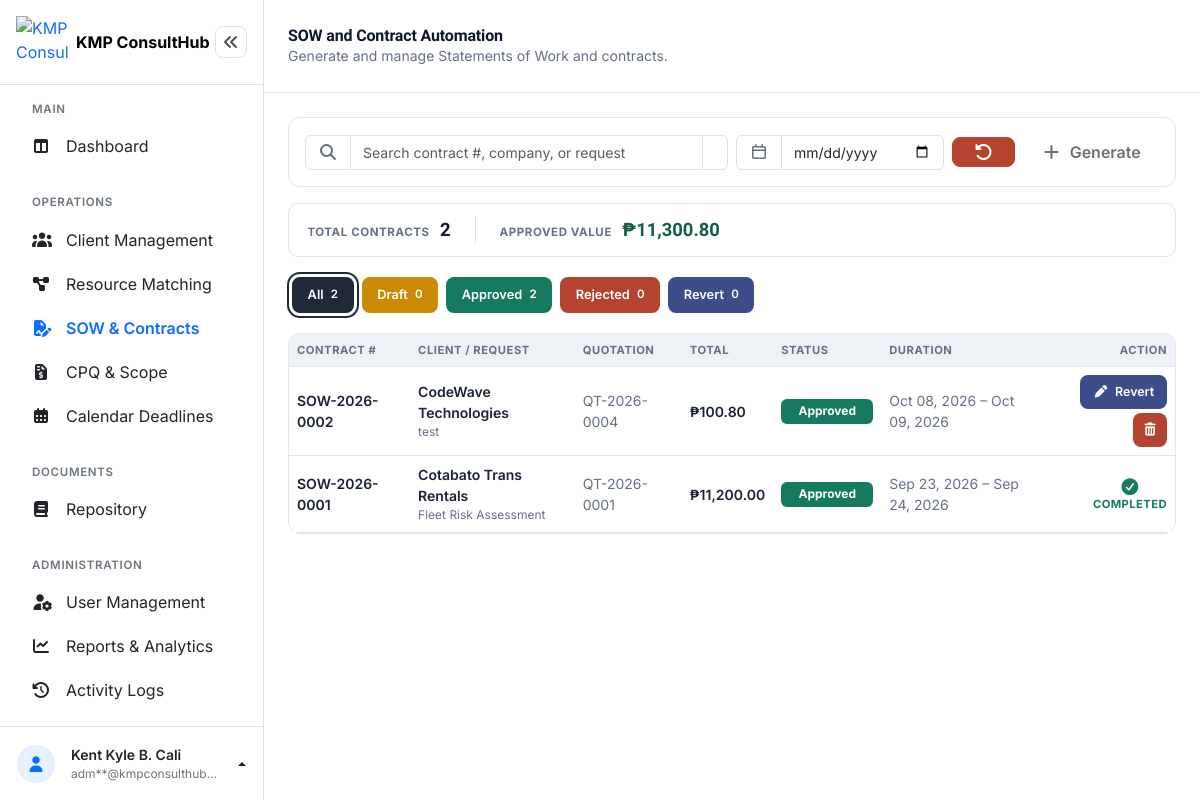
Page /admin/sow_contracts.php (signed in) on the committed database.
### tables this page shows
CREATE TABLE `contracts` (
  `contract_id` int(10) UNSIGNED NOT NULL,
  `contract_number` varchar(30) NOT NULL,
  `quotation_id` int(10) UNSIGNED NOT NULL,
  `request_id` int(10) UNSIGNED NOT NULL,
  `client_id` int(10) UNSIGNED NOT NULL,
  `scope_summary` text DEFAULT NULL,
  `total_amount` decimal(12,2) NOT NULL DEFAULT 0.00,
  `start_date` date DEFAULT NULL,
  `end_date` date DEFAULT NULL,
  `status` enum('Draft','Approved','Rejected','Revert') NOT NULL DEFAULT 'Draft',
  `prepared_by` int(10) UNSIGNED DEFAULT NULL,
  `approved_by` int(10) UNSIGNED DEFAULT NULL,
  `approved_at` timestamp NULL DEFAULT NULL,
  `created_at` timestamp NOT NULL DEFAULT current_timestamp(),
  `updated_at` timestamp NOT NULL DEFAULT current_timestamp() ON UPDATE current_timestamp(),
  `contract_file_name` varchar(255) DEFAULT NULL,
  `contract_file_path` varchar(255) DEFAULT NULL,
  `contract_file_size` int(11) DEFAULT NULL
);

CREATE TABLE `clients` (
  `client_id` int(10) UNSIGNED NOT NULL,
  `company_name` varchar(150) NOT NULL,
  `contact_person` varchar(150) NOT NULL,
  `email` varchar(150) NOT NULL,
  `contact_number` varchar(20) NOT NULL,
  `address` varchar(255) NOT NULL,
  `industry` varchar(100) DEFAULT NULL,
  `created_at` timestamp NOT NULL DEFAULT current_timestamp(),
  `updated_at` timestamp NOT NULL DEFAULT current_timestamp() ON UPDATE current_timestamp()
);

CREATE TABLE `service_requests` (
  `request_id` int(10) UNSIGNED NOT NULL,
  `client_id` int(10) UNSIGNED NOT NULL,
  `request_title` varchar(150) NOT NULL,
  `required_skill` varchar(100) DEFAULT NULL,
  `status` enum('New','In Progress','Completed','Cancelled') NOT NULL DEFAULT 'New',
  `assigned_to` int(10) UNSIGNED DEFAULT NULL,
  `assigned_by` int(10) UNSIGNED DEFAULT NULL,
  `created_at` timestamp NOT NULL DEFAULT current_timestamp(),
  `updated_at` timestamp NOT NULL DEFAULT current_timestamp() ON UPDATE current_timestamp()
);

CREATE TABLE `quotations` (
  `quotation_id` int(10) UNSIGNED NOT NULL,
  `quotation_number` varchar(30) NOT NULL,
  `request_id` int(10) UNSIGNED NOT NULL,
  `client_id` int(10) UNSIGNED NOT NULL,
  `project_scope` text DEFAULT NULL,
  `status` enum('Draft','Approved','Rejected','Revert') NOT NULL DEFAULT 'Draft',
  `subtotal` decimal(12,2) NOT NULL DEFAULT 0.00,
  `tax_rate` decimal(5,2) NOT NULL DEFAULT 0.00,
  `tax_amount` decimal(12,2) NOT NULL DEFAULT 0.00,
  `total_amount` decimal(12,2) NOT NULL DEFAULT 0.00,
  `valid_until` date DEFAULT NULL,
  `prepared_by` int(10) UNSIGNED DEFAULT NULL,
  `created_at` timestamp NOT NULL DEFAULT current_timestamp(),
  `updated_at` timestamp NOT NULL DEFAULT current_timestamp() ON UPDATE current_timestamp()
);

### admin/sow_contracts.php (the view, shortened to what the rows shown need)
<?php
$pdo = getConnection();
function e($value): string
{
    return htmlspecialchars((string) $value, ENT_QUOTES, 'UTF-8');
}
$availableQuotationItemsStmt = $pdo->query('SELECT * FROM quotation_items ORDER BY quotation_id ASC, sort_order ASC');
$itemsByAvailableQuotation = [];
foreach ($availableQuotationItemsStmt->fetchAll() as $row) {
    $itemsByAvailableQuotation[$row['quotation_id']][] = $row;
}
$perPage      = 8;
$page         = max(1, (int) ($_GET['page'] ?? 1));
$baseQuery = "FROM contracts ct
     INNER JOIN clients c ON ct.client_id = c.client_id
     INNER JOIN service_requests sr ON ct.request_id = sr.request_id
     INNER JOIN quotations q ON ct.quotation_id = q.quotation_id
     LEFT JOIN users pb ON ct.prepared_by = pb.user_id
     LEFT JOIN users ab ON ct.approved_by = ab.user_id
     WHERE 1=1";
$baseParams = [];
$listQuery = $baseQuery;
$listParams = $baseParams;
$countStmt = $pdo->prepare("SELECT COUNT(*) $listQuery");
$countStmt->execute($listParams);
$filteredContractCount = (int) $countStmt->fetchColumn();
$totalPages = max(1, (int) ceil($filteredContractCount / $perPage));
$page = min($page, $totalPages);
$offset = ($page - 1) * $perPage;
$contractsStmt = $pdo->prepare(
    "SELECT ct.contract_id, ct.contract_number, ct.quotation_id, ct.status, ct.total_amount, ct.start_date, ct.end_date,
            ct.scope_summary, ct.created_at, ct.approved_at,
            c.company_name, c.contact_person, c.email, c.contact_number, c.address, c.industry,
            sr.request_title, sr.required_skill, sr.status AS request_status,
            q.quotation_number, q.subtotal, q.tax_rate, q.tax_amount, q.valid_until AS quotation_valid_until,
            pb.firstname AS prepared_firstname, pb.lastname AS prepared_lastname,
            ab.firstname AS approved_firstname, ab.lastname AS approved_lastname
     $listQuery
     ORDER BY ct.created_at DESC
     LIMIT $perPage OFFSET $offset"
);
$contractsStmt->execute($listParams);
$contracts = $contractsStmt->fetchAll();
$revisionsByContract = [];
function statusClass(string $status): string
{
    return 'status-' . strtolower($status);
}
?>
<!DOCTYPE html>
<html lang="en">
<head>
<link rel="stylesheet" href="../assets/vendor/bootstrap-5.3.8/css/bootstrap.min.css">
<link rel="stylesheet" href="../assets/vendor/fontawesome-free-7.3.1/css/all.min.css">
<link rel="stylesheet" href="../assets/css/dashboard.css">
</head>
<body>
<div class="dashboard-layout d-flex">
  <div class="dashboard-main flex-grow-1" style="min-width:0;">
    <header class="dashboard-topbar bg-white d-flex align-items-center justify-content-between px-3 px-md-4">
      <div class="d-flex align-items-center gap-3">
        <div>
          <h1 class="dashboard-title h6 h5-md fw-bold mb-0">SOW and Contract Automation</h1>
        </div>
      </div>
    </header>
    <main class="dashboard-content p-3 p-md-4">
      <section class="card overflow-hidden">
        <div class="table-responsive">
          <table class="table table-hover align-middle mb-0" id="contractsTable">
            <thead>
              <tr>
                <th scope="col">Contract #</th>
                <th scope="col">Client / Request</th>
                <th scope="col" class="d-none d-md-table-cell">Quotation</th>
                <th scope="col">Total</th>
                <th scope="col">Status</th>
                <th scope="col" class="d-none d-lg-table-cell">Duration</th>
                <th scope="col" class="text-end">Action</th>
              </tr>
            </thead>
            <tbody id="contractsTableBody">
              <?php if (empty($contracts)): ?>
                <tr>
                  <td colspan="7" class="cell-empty">
                    <div class="empty-state text-center py-5">
                      <i class="fa-regular fa-file-lines fs-3 mb-2 d-block"></i>
                      <p class="small mb-0">No contracts found.</p>
                    </div>
                  </td>
                </tr>
              <?php else: ?>
                <?php foreach ($contracts as $ct): ?>
                  <?php
                    $viewPayload = [
                        'contract_id' => $ct['contract_id'],
                        'number' => $ct['contract_number'],
                        'status' => $ct['status'],
                        'created_at' => $ct['created_at'] ? date('M d, Y', strtotime($ct['created_at'])) : null,
                        'company' => $ct['company_name'],
                        'contact_person' => $ct['contact_person'],
                        'email' => $ct['email'],
                        'contact_number' => $ct['contact_number'],
                        'address' => $ct['address'],
                        'industry' => $ct['industry'],
                        'request' => $ct['request_title'],
                        'required_skill' => $ct['required_skill'],
                        'quotation_number' => $ct['quotation_number'],
                        'subtotal' => number_format((float) $ct['subtotal'], 2),
                        'tax_rate' => rtrim(rtrim(number_format((float) $ct['tax_rate'], 2), '0'), '.'),
                        'tax_amount' => number_format((float) $ct['tax_amount'], 2),
                        'total' => number_format((float) $ct['total_amount'], 2),
                        'quotation_valid_until' => $ct['quotation_valid_until'] ? date('M d, Y', strtotime($ct['quotation_valid_until'])) : null,
                        'items' => array_map(function ($it) {
                            return [
                                'description' => $it['description'],
                                'quantity' => rtrim(rtrim(number_format((float) $it['quantity'], 2), '0'), '.'),
                                'unit_price' => number_format((float) $it['unit_price'], 2),
                                'line_total' => number_format((float) $it['line_total'], 2),
                            ];
                        }, $itemsByAvailableQuotation[$ct['quotation_id']] ?? []),
                        'start_date' => $ct['start_date'] ? date('M d, Y', strtotime($ct['start_date'])) : null,
                        'end_date' => $ct['end_date'] ? date('M d, Y', strtotime($ct['end_date'])) : null,
                        'scope_summary' => $ct['scope_summary'],
                        'prepared_by' => trim(($ct['prepared_firstname'] ?? '') . ' ' . ($ct['prepared_lastname'] ?? '')),
                        'approved_by' => $ct['approved_firstname'] ? trim($ct['approved_firstname'] . ' ' . $ct['approved_lastname']) : null,
                        'approved_at' => $ct['approved_at'] ? date('M d, Y', strtotime($ct['approved_at'])) : null,
                        'revisions' => array_map(function ($r) {
                            return [
                                'note' => $r['revision_note'],
                                'by' => trim(($r['firstname'] ?? '') . ' ' . ($r['lastname'] ?? '')),
                                'date' => $r['created_at'] ? date('M d, Y g:i A', strtotime($r['created_at'])) : '',
                            ];
                        }, $revisionsByContract[$ct['contract_id']] ?? []),
                    ];
                  ?>
                  <tr class="contract-row" data-contract="<?= e(json_encode($viewPayload)) ?>">
                    <td class="small fw-semibold">
                      <span class="cell-body fw-semibold"><?= e($ct['contract_number']) ?></span>
                    </td>
                    <td class="small">
                      <span class="cell-body">
                        <span class="fw-semibold d-block"><?= e($ct['company_name']) ?></span>
                        <span class="d-block" style="color:var(--ink-soft); font-size:.75rem;"><?= e($ct['request_title']) ?></span>
                      </span>
                    </td>
                    <td class="small d-none d-md-table-cell" style="color:var(--ink-soft);">
                      <span class="cell-body"><?= e($ct['quotation_number']) ?></span>
                    </td>
                    <td class="small fw-semibold">
                      <span class="cell-body fw-semibold">&#8369;<?= number_format((float) $ct['total_amount'], 2) ?></span>
                    </td>
                    <td class="small">
                      <span class="cell-body"><span class="status-badge <?= statusClass($ct['status']) ?>"><?= e($ct['status']) ?></span></span>
                    </td>
                    <td class="small d-none d-lg-table-cell" style="color:var(--ink-soft);">
                      <span class="cell-body">
                        <?= $ct['start_date'] ? e(date('M d, Y', strtotime($ct['start_date']))) : '&mdash;' ?>
                        &ndash;
                        <?= $ct['end_date'] ? e(date('M d, Y', strtotime($ct['end_date']))) : '&mdash;' ?>
                      </span>
                    </td>
                    <td class="text-end cell-actions">
                      <span class="cell-body d-flex justify-content-end gap-1 flex-wrap">
                        <?php $isLocked = ($ct['request_status'] ?? '') === 'Completed'; ?>
                        <?php if ($isLocked): ?>
                          <span class="completed-mark">
                            <i class="fa-solid fa-circle-check"></i>
                            <span>Completed</span>
                          </span>
                        <?php else: ?>
                        <?php $editLabel = $ct['status'] === 'Revert' ? 'Edit' : 'Revert'; ?>
                        <button type="button" class="btn-action btn-action-text btn-action-edit edit-contract-btn" title="<?= e($editLabel) ?> contract"
                          data-contract-id="<?= (int) $ct['contract_id'] ?>"
                          data-scope-summary="<?= e($ct['scope_summary'] ?? '') ?>"
                          data-total-amount="<?= e((string) $ct['total_amount']) ?>"
                          data-start-date="<?= e($ct['start_date'] ?? '') ?>"
                          data-end-date="<?= e($ct['end_date'] ?? '') ?>"
                          data-number="<?= e($ct['contract_number']) ?>">
                          <i class="fa-solid fa-pen"></i><span><?= e($editLabel) ?></span>
                        </button>
                        <button type="button" class="btn-action btn-action-delete status-action-btn" title="Delete contract"
                          data-action="delete_contract" data-contract-id="<?= (int) $ct['contract_id'] ?>" data-number="<?= e($ct['contract_number']) ?>">
                          <i class="fa-solid fa-trash-can"></i>
                        </button>
                        <?php endif; ?>
                      </span>
                    </td>
                  </tr>
                <?php endforeach; ?>
              <?php endif; ?>
            </tbody>
          </table>
        </div>
      </section>
    </main>
  </div>
</div>
</body>
</html>

### rows in the picture
contracts: contract_number "SOW-2026-0002", client.company_name "CodeWave Technologies", request.request_title "test", quotation.quotation_number "QT-2026-0004", total_amount "100.80", status "Approved", start_date "Oct 08, 2026", end_date "Oct 09, 2026", status "Revert"
contracts: contract_number "SOW-2026-0001", client.company_name "Cotabato Trans Rentals", request.request_title "Fleet Risk Assessment", quotation.quotation_number "QT-2026-0001", total_amount "11,200.00", status "Approved", start_date "Sep 23, 2026", end_date "Sep 24, 2026", shows "COMPLETED"

### other values in the picture
$adminFullname "Kent Kyle B. Cali"
maskEmail($adminEmail) "adm**@kmpconsulthub…"
$totalContracts "2"
$totalApprovedValue "11,300.80"
$tab['label'] "All"
$tab['count'] "2"
$tab['label'] "Draft"
$tab['count'] "0"
$tab['label'] "Approved"
$tab['label'] "Rejected"
$tab['label'] "Revert"
